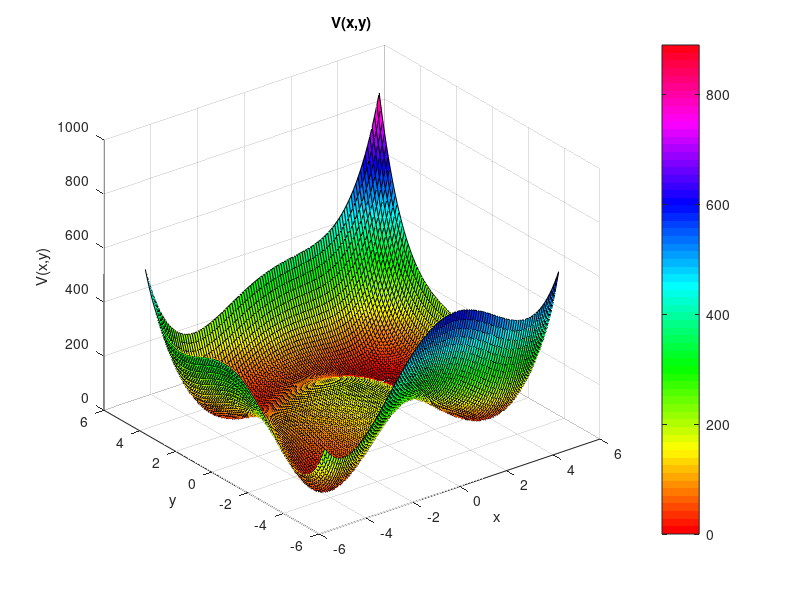

MATLAB code to generate this figure: (Note: this script raises an error after producing the figure.)
close all;
clear all;
clc

V= @(x,y)(x.^2 + y - 11).^2 + (x + y.^2 - 7).^2;

[X,Y] = meshgrid(-5:0.1:5,-5:0.1:5);
Z = V(X, Y);
figure
surf(X,Y,Z);xlabel('x');ylabel('y');zlabel('V(x,y)');title('V(x,y)');hold on;
colormap(hsv)
colorbar

[m, n] = size(X);
solutions = [];
solutions2 = [];
for ii = 1:1:m
    for jj = 1:1:n
        
        initial = [X(ii,jj); Y(ii,jj)];
        [XK, conv, it] = newtonnConv(initial, 1e-12, 30, @funNewton);
        %[XK2, conv2, it2] = test(initial, 1e-8, 20, @funNewton);
        if conv == 1
            solutions = [solutions XK(:, end)];
        end
        %         if conv2 == 1
        %             solutions2 = [solutions2 XK2(:, end)];
        %             disp('trobada2');
        %             XK2(:, end)
        %         end
    end
end

uniqueSolut = uniqueSol(solutions); 
% uniquetol(solutions',10^-6,'ByRows',true)';

fimplicit(@(x,y) (x.^2 + y - 11).^2 + (x + y.^2 - 7).^2 - 100)

for n=1:length(uniqueSolut(1,:))
    potential=V(uniqueSolut(1,n),uniqueSolut(2,n));
    plot3(uniqueSolut(1,n),uniqueSolut(2,n),potential,'.c','MarkerSize',30);
end

for iii = 1:1:length(uniqueSolut)
    uniqueSolut(:,iii)
    H = hessV(uniqueSolut(:,iii));
    det(H)
    H(1,1)
    H(2,2)
end
%%
impliticitFun = @(x) [((x(1).^2 + x(2) - 11).^2 + (x(1) + x(2).^2 - 7).^2 - 100); 0 ];

initial0 = [-0.1,1.8];
jaco(impliticitFun, initial0)
[y00, conv00, it] = newtonnConv(initial0, 1e-12, 30, impliticitFun);
initial0 = [2.6,2.5]
[y11, conv11, it] = newtonnConv(initial0, 1e-12, 30, impliticitFun);

s = 1;
maxIt = 1000;
iterations = 0;
Y = [];

while s > 0 && iterations <= maxIt
    [y, iconv] = continuationStep(@fapLambda, y0, y1, s, 1e-6, 100);

    if iconv == 1% No hem aconseguit solució i ajustem s
        s = s - 0.1; % Si la s arriba a 0 desistirem i no buscarem mes solucions
    else
        y0 = y1;
        y1 = y;
        Y = [Y, y]; %solucions
    end
    plot(y(end), max(y(1:end-1)), 'o');
    hold on;
    iterations = iterations + 1;
end

%%
close all;
h = 0.01;
vn0 = [0;3 ; 0 ; 2.1 ;0];
finalTime = 5;
   %   Tfinal sera vn(0) + h*(desiredPoints-1)
desiredPoints = finalTime/h + 1;
V = RK4wTime(vn0, h, @rkFun, desiredPoints);
plot(V(1,:), V(2,:));

xt = V(2,1:end-1)';
N = length(xt);
%xt = sin(1:N);
fourierSpace = DFT(xt);
k = -N/2:(N/2-1);
wk = 2*pi/(N*h).*k; %spectrum of frequencies
semilogy(wk, abs(fourierSpace));
grid on;

function gradient = funNewton(coor)
x = coor(1);
y = coor(2);
dx = 4*(x.^2+y-11).*x + 2*(x+y^2 -7);
dy = 2*(x.^2+y-11) + 4*(x+y^2 -7).*y;
gradient = [dx; dy];
end

function [H]=hessV(X)
x=X(1,1);
y=X(2,1);

h1=[ 12*x^2 + 4*y - 42,         4*x + 4*y];
h2=[         4*x + 4*y, 12*y^2 + 4*x - 26];
H=[h1;h2];
end